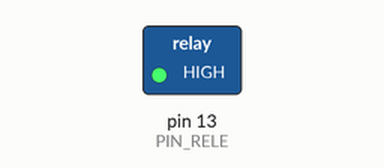
Recording of a sketch running on a simulated Arduino Uno, built with avr-gcc and run on an emulated ATmega328P. Shown: switched loads named in the sketch (green lamp = pin HIGH). Dashed ring = blinking. What the sketch prints to the serial monitor is not drawn.

Above: at 0.5 s.
Timing chart, 0 to 4.6 s (numbered marks = the images above):
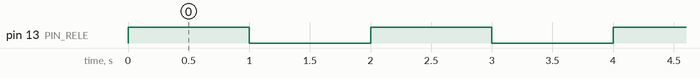

The sketch:

test_rele.ino
```cpp
// Prueba del módulo relé: lo prende y lo apaga cada segundo.
const int PIN_RELE = 13;

void setup() {
  Serial.begin(115200);
  pinMode(PIN_RELE, OUTPUT);
  Serial.println("Prueba de rele en GPIO 13");
}

void loop() {
  digitalWrite(PIN_RELE, HIGH);
  Serial.println("GPIO 13 = HIGH");
  delay(1000);
  digitalWrite(PIN_RELE, LOW);
  Serial.println("GPIO 13 = LOW");
  delay(1000);
}
```

Measured:
- by itself, pin 13 (PIN_RELE): alternates HIGH for 1.0 s and LOW for 1.0 s
